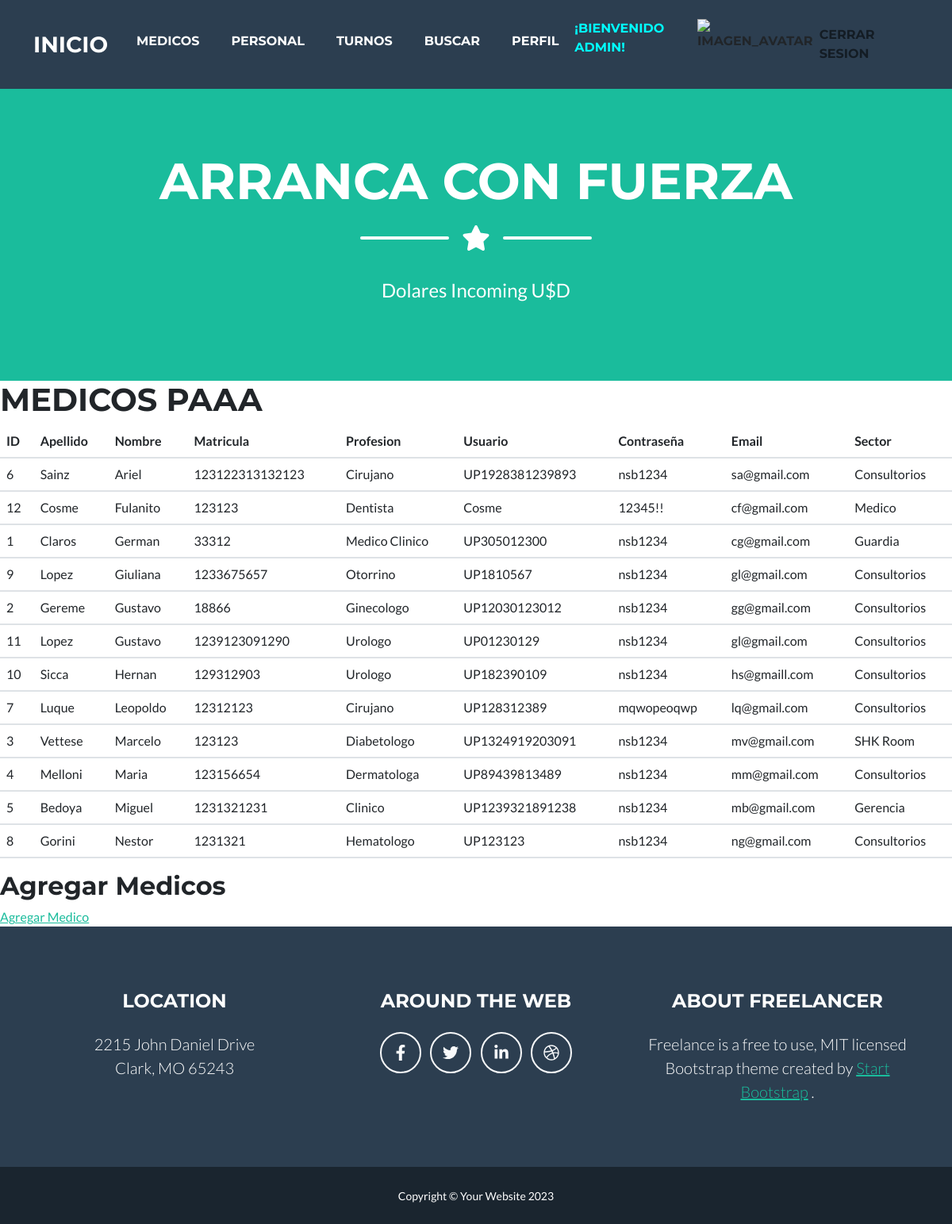
The page /medicos/ (signed in) on the database its author committed.
### medicos/models.py (models this page shows, shortened)
class Medicos(models.Model):
    apellido = models.CharField(max_length= 15)
    nombre = models.CharField(max_length= 15)
    matricula = models.IntegerField()
    profesion = models.CharField(max_length= 15)
    usuario = models.CharField(max_length= 15)
    contraseña = models.CharField(max_length= 15)
    email = models.EmailField()
    sector = models.CharField(max_length= 15)
    class Meta:
        verbose_name = "Medico"
        verbose_name_plural = "Medicos"
        ordering = ['nombre']

### medicos/views.py (the view)
# urls.py: path('medicos/', medicos, name= "medicos"),
@login_required
def medicos(request):
    prueba = {'doctor': Medicos.objects.all() }
    return render(request, "medicos/medicos.html", prueba)

### medicos/templates/medicos/medicos.html
{% extends 'medicos/base.html' %}
{% load static %}
{% block contenido %}
    <h1>MEDICOS PAAA</h1>
    <table class="table">
        <thead>
            <tr>
                <th>ID</th>
                <th>Apellido</th>
                <th>Nombre</th>
                <th>Matricula</th>
                <th>Profesion</th>
                <th>Usuario</th>
                <th>Contraseña</th>
                <th>Email</th>
                <th>Sector</th>
            </tr>
        </thead>
        <tbody>
            {% for d in doctor %}
            <tr>
                <td>{{ d.id }}</td>
                <td>{{ d.apellido }}</td>
                <td>{{ d.nombre }}</td>
                <td>{{ d.matricula }}</td>
                <td>{{ d.profesion }}</td>
                <td>{{ d.usuario }}</td>
                <td>{{ d.contraseña }}</td>
                <td>{{ d.email }}</td>
                <td>{{ d.sector }}</td>
            </tr>
            {% endfor %}
        </tbody>
    </table>
    <h2>Agregar Medicos</h2>
    <a href="{% url 'agregar_medico' %}">Agregar Medico</a>
{% endblock contenido %}

### medicos/templates/medicos/base.html (shortened to what this page needs)
<!DOCTYPE html>
<html lang="en">
    <head>
        {% load static %}
        <link href="{% static 'medicos/css/styles.css' %}" rel="stylesheet" />
    </head>
    <body id="page-top">
        <nav class="navbar navbar-expand-lg bg-secondary text-uppercase fixed-top" id="mainNav">
            <div class="container">
                <a class="navbar-brand" href="{% url 'home' %}">Inicio</a>
                <div class="collapse navbar-collapse" id="navbarResponsive">
                    <ul class="navbar-nav ms-auto">
                        {% if user.is_authenticated %}
                            <li class="nav-item mx-0 mx-lg-1"><a class="nav-link py-3 px-0 px-lg-3 rounded" href="{% url 'medicos' %}">Medicos</a></li>
                            <li class="nav-item mx-0 mx-lg-1"><a class="nav-link py-3 px-0 px-lg-3 rounded" href="{% url 'personal' %}">Personal</a></li>
                            <li class="nav-item mx-0 mx-lg-1"><a class="nav-link py-3 px-0 px-lg-3 rounded" href="{% url 'turnos' %}">Turnos</a></li>
                            <li class="nav-item mx-0 mx-lg-1"><a class="nav-link py-3 px-0 px-lg-3 rounded" href="{% url 'buscar_medico' %}">Buscar</a></li>
                            <li class="nav-item mx-0 mx-lg-1"><a class="nav-link py-3 px-0 px-lg-3 rounded" href="{% url 'editarPerfil' %}">Perfil</a></li>
                            <p style="color: aqua;">¡Bienvenido {{user.username}}!</p>
                            <div class="text-center">
                                <img src="{{ request.session.avatar }}" height="40px" weigth="49px" alt="imagen_avatar">
                            </div>
                            <a class="nav-link" href="{% url 'logout' %}">Cerrar Sesion</a>
                        {% else %}
                            <li class="nav-item mx-0 mx-lg-1"><a class="nav-link py-3 px-0 px-lg-3 rounded" href="{% url 'registro' %}">Registrarse</a></li>
                            <li class="nav-item mx-0 mx-lg-1"><a class="nav-link py-3 px-0 px-lg-3 rounded" href="{% url 'login' %}">Iniciar Sesion</a></li>
                            <li></li>
                        {% endif %}
                    </ul>
                </div>
            </div>
        </nav>
        <header class="masthead bg-primary text-white text-center">
            <div class="container d-flex align-items-center flex-column">
                <h1 class="masthead-heading text-uppercase mb-0">Arranca con Fuerza</h1>
                <div class="divider-custom divider-light">
                    <div class="divider-custom-line"></div>
                    <div class="divider-custom-icon"><i class="fas fa-star"></i></div>
                    <div class="divider-custom-line"></div>
                </div>
                <p class="masthead-subheading font-weight-light mb-0">Dolares Incoming U$D</p>
            </div>
        </header>
        {% block contenido %}
        {% endblock contenido %}
        <footer class="footer text-center">
            <div class="container">
                <div class="row">
                    <div class="col-lg-4 mb-5 mb-lg-0">
                        <h4 class="text-uppercase mb-4">Location</h4>
                        <p class="lead mb-0">
                            2215 John Daniel Drive
                            <br />
                            Clark, MO 65243
                        </p>
                    </div>
                    <div class="col-lg-4 mb-5 mb-lg-0">
                        <h4 class="text-uppercase mb-4">Around the Web</h4>
                        <a class="btn btn-outline-light btn-social mx-1" href="#!"><i class="fab fa-fw fa-facebook-f"></i></a>
                        <a class="btn btn-outline-light btn-social mx-1" href="#!"><i class="fab fa-fw fa-twitter"></i></a>
                        <a class="btn btn-outline-light btn-social mx-1" href="#!"><i class="fab fa-fw fa-linkedin-in"></i></a>
                        <a class="btn btn-outline-light btn-social mx-1" href="#!"><i class="fab fa-fw fa-dribbble"></i></a>
                    </div>
                    <div class="col-lg-4">
                        <h4 class="text-uppercase mb-4">About Freelancer</h4>
                        <p class="lead mb-0">
                            Freelance is a free to use, MIT licensed Bootstrap theme created by
                            <a href="http://startbootstrap.com">Start Bootstrap</a>
                            .
                        </p>
                    </div>
                </div>
            </div>
        </footer>
        <div class="copyright py-4 text-center text-white">
            <div class="container"><small>Copyright &copy; Your Website 2023</small></div>
        </div>
    </body>
</html>

### rows shown on the page
Medicos: id "6", apellido "Sainz", nombre "Ariel", matricula "123122313132123", profesion "Cirujano", usuario "UP1928381239893", contraseña "nsb1234", email "sa@gmail.com", sector "Consultorios"
Medicos: id "12", apellido "Cosme", nombre "Fulanito", matricula "123123", profesion "Dentista", usuario "Cosme", contraseña "12345!!", email "cf@gmail.com", sector "Medico"
Medicos: id "1", apellido "Claros", nombre "German", matricula "33312", profesion "Medico Clinico", usuario "UP305012300", contraseña "nsb1234", email "cg@gmail.com", sector "Guardia"
Medicos: id "9", apellido "Lopez", nombre "Giuliana", matricula "1233675657", profesion "Otorrino", usuario "UP1810567", contraseña "nsb1234", email "gl@gmail.com", sector "Consultorios"
Medicos: id "2", apellido "Gereme", nombre "Gustavo", matricula "18866", profesion "Ginecologo", usuario "UP12030123012", contraseña "nsb1234", email "gg@gmail.com", sector "Consultorios"
Medicos: id "11", apellido "Lopez", nombre "Gustavo", matricula "1239123091290", profesion "Urologo", usuario "UP01230129", contraseña "nsb1234", email "gl@gmail.com", sector "Consultorios"
Medicos: id "10", apellido "Sicca", nombre "Hernan", matricula "129312903", profesion "Urologo", usuario "UP182390109", contraseña "nsb1234", email "hs@gmaill.com", sector "Consultorios"
Medicos: id "7", apellido "Luque", nombre "Leopoldo", matricula "12312123", profesion "Cirujano", usuario "UP128312389", contraseña "mqwopeoqwp", email "lq@gmail.com", sector "Consultorios"
Medicos: id "3", apellido "Vettese", nombre "Marcelo", matricula "123123", profesion "Diabetologo", usuario "UP1324919203091", contraseña "nsb1234", email "mv@gmail.com", sector "SHK Room"
Medicos: id "4", apellido "Melloni", nombre "Maria", matricula "123156654", profesion "Dermatologa", usuario "UP89439813489", contraseña "nsb1234", email "mm@gmail.com", sector "Consultorios"
Medicos: id "5", apellido "Bedoya", nombre "Miguel", matricula "1231321231", profesion "Clinico", usuario "UP1239321891238", contraseña "nsb1234", email "mb@gmail.com", sector "Gerencia"
Medicos: id "8", apellido "Gorini", nombre "Nestor", matricula "1231321", profesion "Hematologo", usuario "UP123123", contraseña "nsb1234", email "ng@gmail.com", sector "Consultorios"

### other values the page prints
{{ user.username }} "ADMIN"
